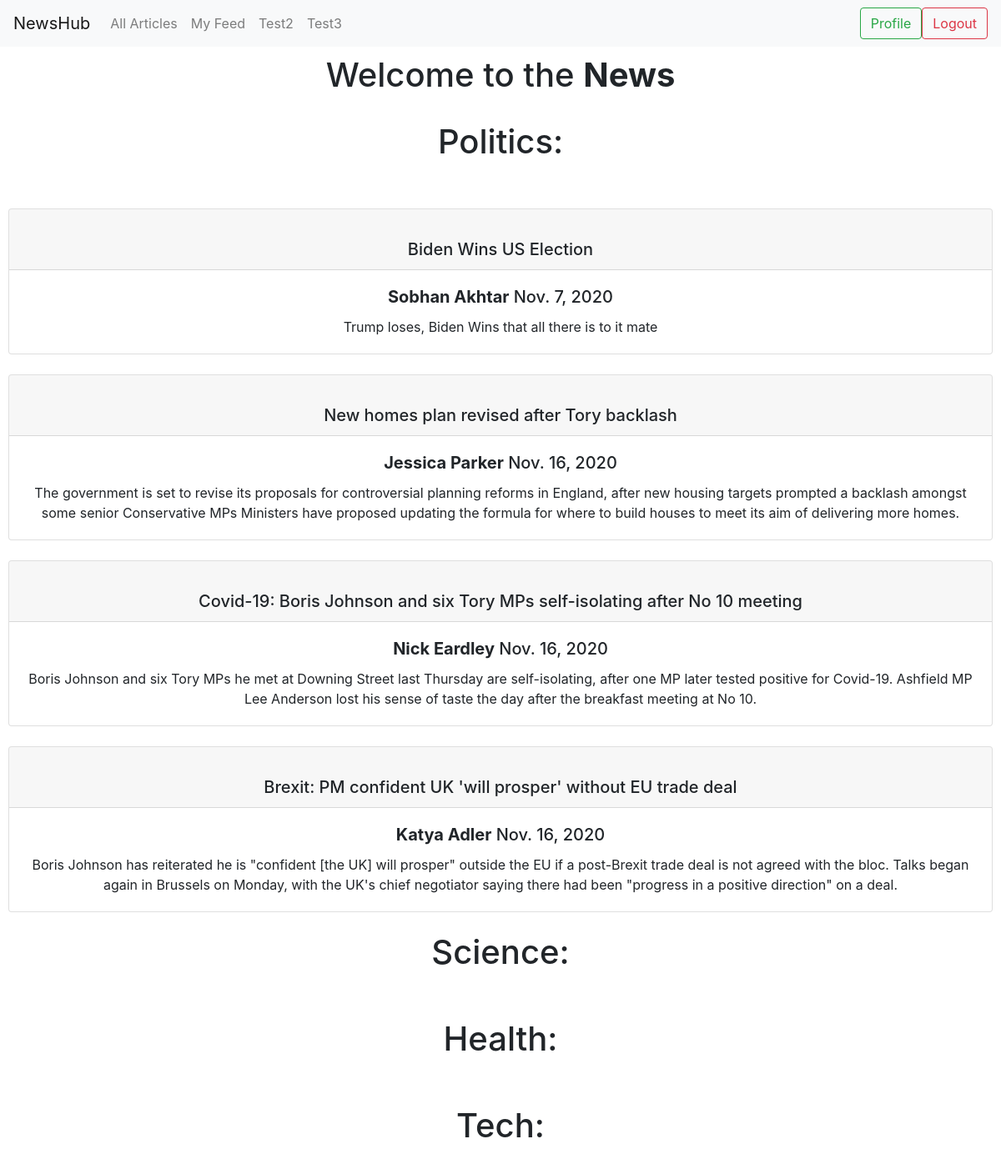
Page /register (signed in) on the committed database.
### mainapp/models.py (models this page shows, shortened)
class Article(models.Model):
    article_name = models.CharField(max_length=200)
    article_author = models.CharField(max_length=50)
    article_date = models.DateField(auto_now=False, auto_now_add=False)
    article_tag = models.CharField(max_length=50)
    article_contents = models.CharField(max_length=10000)

### mainapp/views.py (the view)
# urls.py: path('register', views.register, name='register'), # Loads the signup page with the form
def register(request):
    if 'Username' in request.session:
        return displayArticles(request)
    else:
        context = {'appname': appname}
        return render(request, 'mainapp/register.html', context)

### mainapp/views.py (called while the page is built)
def verify_login(view):
    def usercheck(request):
        if 'Username' in request.session:
            user = request.session['Username']
            try: member = Member.objects.get(username=user)
            except Member.DoesNotExist : raise Http404("User does not exist")
            return view(request, member)
        else:
            context = {'appname': appname}
            return render(request, 'mainapp/Not-Logged-in.html', context)
    return usercheck

@verify_login
def displayArticles(request, member):
    if member.interest_tag == 'None':
        articles =  Article.objects.all().values('article_name', 'article_author', 'article_date', 'article_tag', 'article_contents')
        context = {'appname': appname, 'logIn': True, 'articles': articles}
        return render(request, 'mainapp/Articles.html', context)
    else:
        tag = member.interest_tag
        articles =  Article.objects.all().filter(article_tag = tag)
        context = {'appname': appname, 'logIn': True, 'articles': articles}
        return render(request, 'mainapp/Articles.html', context)

### mainapp/templates/mainapp/Articles.html (shortened to what this page needs)
{% extends 'mainapp/base.html'%}
{% block content %}
<h1>Welcome to the <b>News</b></h1>
<div>
    <br>
    <h1>Politics:</h1>
    <br>
    {% for article in articles %}
        {% if article.article_tag == 'politics'%}
            <br>
            <div class="card">
                <h5 class="card-header"><br>{{article.article_name}}</b></h5>
                <div class="card-body">
                    <h5 class="card-title"><b>{{article.article_author}}</b>  {{article.article_date}}</h5>
                    <p class="card-text">{{article.article_contents}}</p>
                </div>
            </div>
        {% endif %}
    {% endfor %}
</div>
<div>
    <br>
    <h1>Science:</h1>
    <br>
</div>
<div>
    <br>
    <h1>Health:</h1>
    <br>
</div>
<div>
    <br>
    <h1>Tech:</h1>
    <br>
</div>
{% endblock %}

### mainapp/templates/mainapp/base.html (shortened to what this page needs)
{% load static %}
<!DOCTYPE html>
<html lang="en">
<head>
    <link rel="stylesheet" type="text/css" href="{% static 'mainapp/style.css' %}">
    <link rel="stylesheet" href="https://cdn.jsdelivr.net/npm/bootstrap@4.5.3/dist/css/bootstrap.min.css">
</head>
<body>
    <header>
        <nav class="navbar navbar-expand-lg navbar-light bg-light">
            <a class="navbar-brand" href="#">{{appname}}</a>
            <div class="collapse navbar-collapse" id="navbarTogglerDemo02">
                {% if logIn %}
                <ul class="navbar-nav mr-auto">
                    <li class="nav-item">
                      <a class="nav-link" href="{% url 'articles' %}">All Articles</a>
                    </li>
                    <li class="nav-item">
                      <a class="nav-link" href="#">My Feed</a>
                    </li>
                    <li class="nav-item">
                        <a class="nav-link" href="#">Test2</a>
                    </li>
                    <li class="nav-item">
                        <a class="nav-link" href="#">Test3</a>
                    </li>
                </ul>
                <a href="{% url 'profile' %}"><button class="btn btn-outline-success my-2 my-sm-0" type="button">Profile</button></a>
                <a href="{% url 'logout' %}"><button class="btn btn-outline-danger my-2 my-sm-0" type="button">Logout</button></a>
                {% endif %}
            </div>
        </nav>
    </header>
    <div class="main">
        {% block content %}
        {% endblock %}
    </div>
</body>
</html>

### mainapp/static/mainapp/style.css (style rules this page uses)
h1 { font-size: 100px; }

### mainapp/templates/mainapp/base.html (style rules this page uses)
.main { text-align: center; padding: 10px; }

### rows in the picture
Article: article_name "Biden Wins US Election", article_author "Sobhan Akhtar", article_date "Nov. 7, 2020", article_contents "Trump loses, Biden Wins that all there is to it mate"
Article: article_name "New homes plan revised after Tory backlash", article_author "Jessica Parker", article_date "Nov. 16, 2020", article_contents "The government is set to revise its proposals for controversial planning reforms in England, after new housing targets prompted a backlash amongst some senior Conservative MPs Ministers have proposed updating the formula for where to build houses to meet its aim of delivering more homes."
Article: article_name "Covid-19: Boris Johnson and six Tory MPs self-isolating after No 10 meeting", article_author "Nick Eardley", article_date "Nov. 16, 2020", article_contents "Boris Johnson and six Tory MPs he met at Downing Street last Thursday are self-isolating, after one MP later tested positive for Covid-19. Ashfield MP Lee Anderson lost his sense of taste the day after the breakfast meeting at No 10."
Article: article_name "Brexit: PM confident UK 'will prosper' without EU trade deal", article_author "Katya Adler", article_date "Nov. 16, 2020", article_contents "Boris Johnson has reiterated he is \"confident [the UK] will prosper\" outside the EU if a post-Brexit trade deal is not agreed with the bloc. Talks began again in Brussels on Monday, with the UK's chief negotiator saying there had been \"progress in a positive direction\" on a deal."

### other values in the picture
{{ appname }} "NewsHub"
